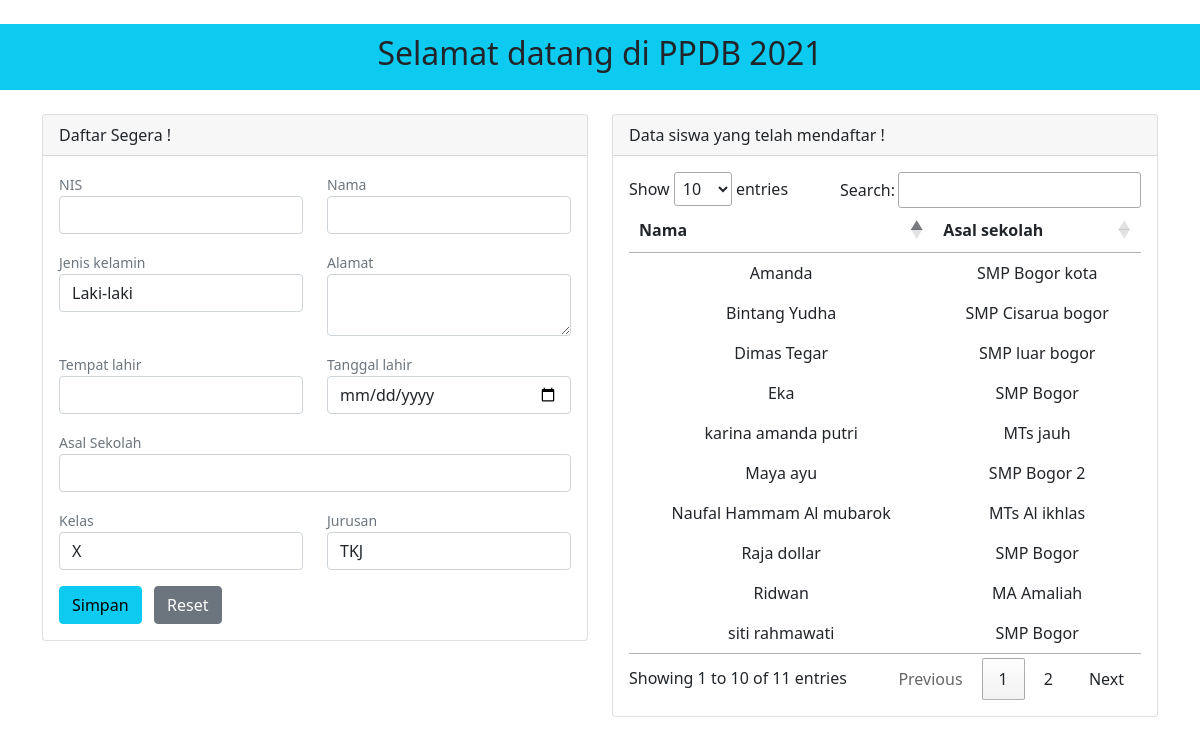
The page / on the database its author committed.
### tables this page shows
CREATE TABLE `tb_siswa` (
  `id` int(11) NOT NULL,
  `nis` varchar(15) NOT NULL,
  `nama` varchar(255) NOT NULL,
  `jenis_kelamin` varchar(50) NOT NULL,
  `tempat_lahir` varchar(255) NOT NULL,
  `tanggal_lahir` date NOT NULL,
  `alamat` text NOT NULL,
  `asal_sekolah` varchar(255) NOT NULL,
  `kelas` varchar(5) NOT NULL,
  `jurusan` varchar(50) NOT NULL
);

### index.php (the view, shortened to what this page needs)
<!DOCTYPE html>
<html>
<head>
	<link href="https://cdn.jsdelivr.net/npm/bootstrap@5.0.0-beta3/dist/css/bootstrap.min.css" rel="stylesheet">
	<link rel="stylesheet" type="text/css" href="https://cdn.datatables.net/1.10.24/css/jquery.dataTables.min.css">
</head>
<?php
	$con = mysqli_connect('localhost','root','','latihan_ukk_2');
?>
<body>
	<br>
	<div class="text-center bg-info" style="padding: 10px;">
			<h2>Selamat datang di PPDB 2021</h2>
		</div>
	<div class="container">
		<br>
		<div class="row">
			<div class="col-sm-12 col-md-6">
				<div class="card">
					<div class="card-header">
						Daftar Segera !
					</div>
					<div class="card-body">
						<form method="post">
							<div class="mb-3">
								<div class="form-group">
									<div class="row">
										<div class="col-6">
											<small class="text-muted">NIS</small>
											<input required="" type="number" class="form-control" name="nis">
										</div>
										<div class="col-6">
											<small class="text-muted">Nama</small>
											<input required="" type="text" class="form-control" name="nama">
										</div>
									</div>
								</div>
							</div>
							<div class="mb-3">
								<div class="form-group">
									<div class="row">
										<div class="col-6">
											<small class="text-muted">Jenis kelamin</small>
											<select class="form-control" name="jenis_kelamin">
												<option value="Laki-laki">Laki-laki</option>
											</select>
										</div>
										<div class="col-6">
											<small class="text-muted">Alamat</small>
											<textarea required="" class="form-control" name="alamat"></textarea>
										</div>
									</div>
								</div>
							</div>
							<div class="mb-3">
								<div class="form-group">
									<div class="row">
										<div class="col-6">
											<small class="text-muted">Tempat lahir</small>
											<input required="" type="text" class="form-control" name="tempat_lahir">
										</div>
										<div class="col-6">
											<small class="text-muted">Tanggal lahir</small>
											<input required="" type="date" class="form-control" name="tanggal_lahir">
										</div>
									</div>
								</div>
							</div>
							<div class="mb-3">
								<div class="form-group">
									<small class="text-muted">Asal Sekolah</small>
									<input required="" type="text" class="form-control" name="asal_sekolah">
								</div>
							</div>
							<div class="mb-3">
								<div class="form-group">
									<div class="row">
										<div class="col-6">
											<small class="text-muted">Kelas</small>
											<select class="form-control" name="kelas">
												<option value="x">X</option>
											</select>
										</div>
										<div class="col-6">
											<small class="text-muted">Jurusan</small>
											<select class="form-control" name="jurusan">
												<option value="TKJ">TKJ</option>
											</select>
										</div>
									</div>
								</div>
							</div>
							<input type="submit" class="btn btn-info" name="simpan" value="Simpan"> &nbsp;
							<a class="btn btn-secondary	" onclick="reset()">Reset</a>
						</form>
					</div>
				</div>
			</div>
			<div class="col-sm-12 col-md-6">
				<div class="card">
					<div class="card-header">
						Data siswa yang telah mendaftar !
					</div>
					<div class="card-body">
						<table class="text-center" id="table_murid">
							<thead>
								<tr>
									<th>Nama</th>
									<th>Asal sekolah</th>
								</tr>
							</thead>
							<tbody>
								<?php
								$sql = mysqli_query($con,"SELECT * FROM tb_siswa");
								while($row = mysqli_fetch_array($sql)){
									?>
										<tr>
											<td><?= $row['nama']; ?></td>
											<td><?= $row['asal_sekolah']; ?></td>
										</tr>
									<?php
									}
								?>
							</tbody>
						</table>
					</div>
				</div>
			</div>
		</div>
	</div>
</body>
</html>

### rows shown on the page
tb_siswa: nama "Naufal Hammam Al mubarok", asal_sekolah "MTs Al ikhlas"
tb_siswa: nama "karina amanda putri", asal_sekolah "MTs jauh"
tb_siswa: nama "siti rahmawati", asal_sekolah "SMP Bogor"
tb_siswa: nama "Bintang Yudha", asal_sekolah "SMP Cisarua bogor"
tb_siswa: nama "Raja dollar", asal_sekolah "SMP Bogor"
tb_siswa: nama "Eka", asal_sekolah "SMP Bogor"
tb_siswa: nama "Maya ayu", asal_sekolah "SMP Bogor 2"
tb_siswa: nama "Dimas Tegar", asal_sekolah "SMP luar bogor"
tb_siswa: nama "Ridwan", asal_sekolah "MA Amaliah"
tb_siswa: nama "Amanda", asal_sekolah "SMP Bogor kota"
